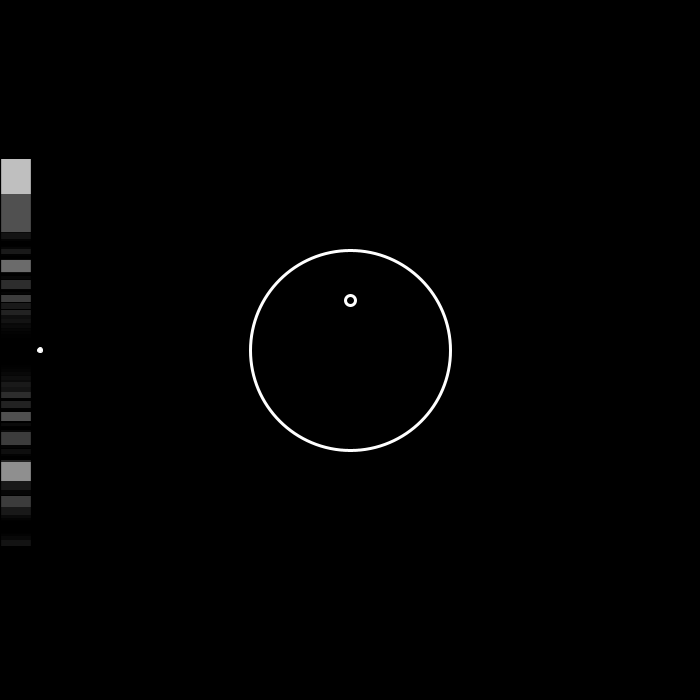
Frame 1 (no input)
Frame 60 (the mouse pressed at the canvas centre just before this capture): identical to frame 1, image omitted
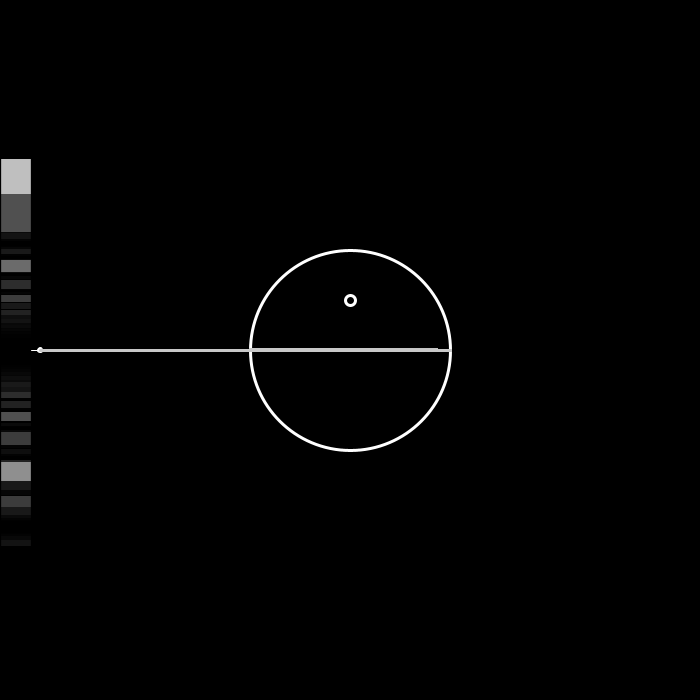
Frame 120 (the mouse held since frame 60 and released just before this capture)

The Processing sketch that drew these frames (run headless with seeded random() and noise(); from frame 60 on, the mouse is pressed at the canvas centre):

// Processing sketch: infinityCircle
// ── infinityCircle.pde
//all PVectors are (x, y, rot)

Circle c, light;
float[] image;

void setup() {
  size(700, 700);
  
  c = new Circle(100, width/2, height/2, 0.75, 0);
  light = new Circle(5, c.getPos().x, c.getPos().y-50, 1, 255);
  
  ellipseMode(CENTER);
  
  
  
  
  
  image = new float[height];
  
  for(int i = 1; i <= height; i ++) {
    background(0);
    Ray r = new Ray(40, height/2, atan2(map(i, 1, height, c.getPos().y - c.getRadius(), 
        c.getPos().y + c.getRadius()) - height/2, c.getPos().x - 40), 50);
    //PVector[] points = c.intersect(r);
    //fill(255);
    r.showOrigin();
    c.show();
    light.show();
    
    float col = r.rayTrace(c, light);
    stroke(col);
    fill(col);
    rect(0, 0, 100, 100);
    
    image[i-1] = col;
  }
  
  //for(int i = 1; i <= height; i++) {
  //  strokeWeight(1);
  //  stroke((int)image[i-1]);
  //  line(1, i, 30, i); 
  //}
}

void draw() {
  background(0);
  for(int i = 1; i <= height; i++) {
    strokeWeight(1);
    stroke((int)image[i-1]);
    line(1, i, 30, i); 
  }
  
  
  Ray r = new Ray(40, height/2, atan2(mouseY - height/2, mouseX - 40), 50);
  
  stroke(255);
  float h = (c.getPos().x - r.getPos().x)*tan(r.getPos().z) + r.getPos().y;
  float ref = map(h, c.getPos().y - c.getRadius(), c.getPos().y + c.getRadius(), 1, height);
  line(31, ref, 37, ref);
  
  //PVector[] points = c.intersect(r);
  //fill(255);
  r.showOrigin();
  c.show();
  light.show();
  
  r.rayTrace(c, light);
  
  
}
  

// ── Circle.pde
class Circle {
  private float radius;
  private PVector pos;
  private float transmission; //  0-1
  private float brightness;
  
  Circle(float r, float x, float y, float trans, float bri) {
    radius = r;
    pos = new PVector(x, y);
    transmission = trans;
    brightness = bri;
  }
  
  PVector[] intersect(Ray ray) {
    /*
    y=tan(ray.get(2)*(x - ray.get(0)) + ray.get(1)
    (x-pos.get(0))^2 + (y-pos.get(1))^2 = radius^2
    */
    
    PVector rayPos = ray.getPos();
    
    float a = rayPos.x;//350
    float b = rayPos.y;//250
    float c = rayPos.z;
    float d = pos.x;//350
    float e = pos.y - b;//100
    float f = radius;//100
    
    float x1 = -cos(c)*(sqrt(sq(cos(c))*(sq(d)-sq(e))+2*sin(c)*cos(c)*d*e-sq(d)+sq(f))-cos(c)*d-sin(c)*e);
    float x2 =  cos(c)*(sqrt(sq(cos(c))*(sq(d)-sq(e))+2*sin(c)*cos(c)*d*e-sq(d)+sq(f))+cos(c)*d+sin(c)*e);
    //-cos(c)*(sqrt(sq(cos(c))*(sq(350)-sq(100))+2*sin(c)*cos(c)*350*100-sq(350)+sq(100))-cos(c)*350-sin(c)*100)
    //-cos(c)*(sqrt(sq(cos(c))*112500+sin(2c)*35000-112500)-cos(c)*350-sin(c)*100)
    //(364*sin(arctan(3.5)))  c=0
    //350  c=pi
    
    
    float y1 = tan(c)*(x1) + b;
    float y2 = tan(c)*(x2) + b;
    
    PVector[] points = new PVector[2];
    points[0] = new PVector(x1, y1);
    points[1] = new PVector(x2, y2);

    return points;
  }
  
  float getTransmission() {
    return transmission;
  }
  
  float getBrightness() {
    return brightness;
  }
  
  float getRadius() {
    return radius;
  }
  
  
  float sq(float x) {return x*x;}
  
  PVector getPos() {return pos;}
  
  void show() {
    noFill();
    stroke(255);
    strokeWeight(3);
    ellipse(pos.x, pos.y, 2*radius, 2*radius);
  }
}

// ── Ray.pde
class Ray {
  int maxBounces;
  PVector pos;
  
  Ray(float x, float y, float a, int b) {
    pos = new PVector(x, y, a);
    maxBounces = b;
  }
  
  PVector getPos() {
    return pos;
  }
  
  float rayTrace(Circle c, Circle light) {
    for(int i = 1; i<=maxBounces; i++) {
      PVector[] points = intersect(light);
      if(points != null) {
        float dist0 = sqrt((points[0].x-pos.x)*(points[0].x-pos.x) + (points[0].y-pos.y)*(points[0].y-pos.y));
        float dist1 = sqrt((points[1].x-pos.x)*(points[1].x-pos.x) + (points[1].y-pos.y)*(points[1].y-pos.y));
        
        int farthest = 1;
        if(dist1 > dist0) {farthest = 0;}
        
        PVector bouncePoint = points[farthest];
        
        
        //stroke(200);
        //fill(200);
        //ellipse(bouncePoint.x, bouncePoint.y, 5, 5);
        
        stroke(100);
        line(pos.x, pos.y, bouncePoint.x, bouncePoint.y);
        
        
        float finalBrightness = light.getBrightness() * pow(c.getTransmission(), i);
        return finalBrightness;
      }
      bounce(c);
    }
    return 0;
  }
  
  PVector[] intersect(Circle c) {
    float r = c.radius;
    float lx1 = pos.x - c.getPos().x;
    float ly1 = pos.y - c.getPos().y;
    float lx2 = lx1 + 10*cos(pos.z);
    float ly2 = ly1 + 10*sin(pos.z);
    
    float d_x = lx2-lx1;
    float d_y = ly2-ly1;
    float d_r = sqrt(d_x*d_x + d_y*d_y);
    float D = lx1*ly2 - lx2*ly1;
    float disc = r*r*d_r*d_r-D*D;
    
    if(disc<0) {
      return null;
    } else {
    
      float x1 = (D*d_y+sgn(d_y)*d_x*sqrt(disc))/(d_r*d_r) + c.getPos().x;
      float x2 = (D*d_y-sgn(d_y)*d_x*sqrt(disc))/(d_r*d_r) + c.getPos().x;
      
      float y1 = (-D*d_x+abs(d_y)*sqrt(disc))/(d_r*d_r) + c.getPos().y;
      float y2 = (-D*d_x-abs(d_y)*sqrt(disc))/(d_r*d_r) + c.getPos().y;
      
      PVector[] points = new PVector[2];
      points[0] = new PVector(x1, y1);
      points[1] = new PVector(x2, y2);
      
      return points;
    }
  }
  
  void bounce(Circle c) {
    PVector[] points = intersect(c);
    
    if(points == null) {
      return;
    }
    
    //stroke(255);
    //fill(255);
    //ellipse(points[0].x, points[0].y, 5, 5);
    //ellipse(points[1].x, points[1].y, 5, 5);
    
    float dist0 = sqrt((points[0].x-pos.x)*(points[0].x-pos.x) + (points[0].y-pos.y)*(points[0].y-pos.y));
    float dist1 = sqrt((points[1].x-pos.x)*(points[1].x-pos.x) + (points[1].y-pos.y)*(points[1].y-pos.y));
    
    int farthest = 0;
    if(dist0 == 0) {farthest = 1;}
    else if(dist1 > dist0) {farthest = 1;}
    
    PVector bouncePoint = points[farthest];
    
    
    //stroke(200);
    //fill(200);
    //ellipse(bouncePoint.x, bouncePoint.y, 5, 5);
    
    stroke(200);
    line(pos.x, pos.y, bouncePoint.x, bouncePoint.y);
    
    float pointAngle = atan2(bouncePoint.y-c.getPos().x, bouncePoint.x-c.getPos().x);
    float bounceAngle = 2*pointAngle - pos.z + PI;
    
   
    pos.set(bouncePoint.x, bouncePoint.y, bounceAngle);    
  }
  
  void showOrigin() {
    fill(255);
    ellipse(pos.x, pos.y, 5, 5);
  }
  
  int sgn(float x) {
    if(x<0) {return -1;}
    else {return 1;}
  }
  
}
